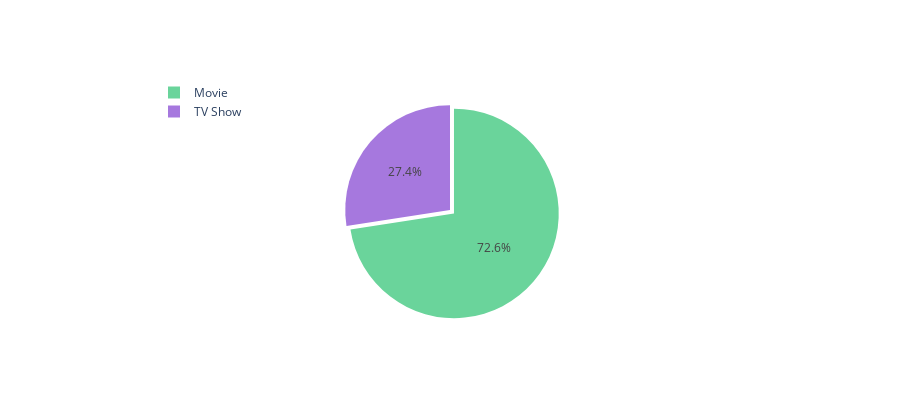

Source (notebook cell):
### Markdown cell above
## Contenido de Type en Disney+

### Code cell
# Agrupar los datos
col = "type"
grouped = df[col].value_counts().reset_index()

# Renombrar las columnas correctamente
grouped.columns = [col, "count"]

# Verificar el resultado
print(grouped)

# Verificar los valores antes de graficar
print("Labels:", grouped[col])
print("Values:", grouped['count'])

init_notebook_mode(connected=True)

# Crear el gráfico
trace = go.Pie(
    labels=grouped[col],
    values=grouped['count'],
    pull=[0.05, 0],
    marker=dict(colors=["#6ad49b", "#a678de"])
)
layout = go.Layout(title="", height=400, legend=dict(x=0.1, y=1.1))
fig = go.Figure(data=[trace], layout=layout)

# Mostrar el gráfico
iplot(fig)

### Figure 1 — Plotly figure (JSON) as saved in the notebook; plotly's stock layout.template omitted (floating-point values rounded to 4 significant figures)
{"data": [{"labels": ["Movie", "TV Show"], "marker": {"colors": ["#6ad49b", "#a678de"]}, "pull": [0.05, 0], "type": "pie", "values": [1052, 398]}], "layout": {"height": 400, "legend": {"x": 0.1, "y": 1.1}, "title": {"text": ""}}}
